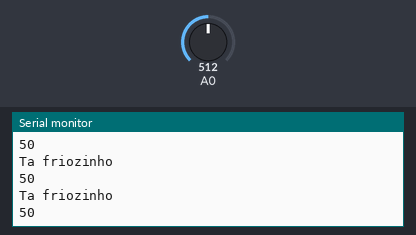
Simulated run of this sketch. Board: Arduino Uno, built with avr-gcc and run on an emulated ATmega328P. Parts: the last lines printed to the serial monitor. The test bench sets the inputs (shaded band); at power-on: A0 = 512.

Above: at 1.2 s.
1.3 s: A0 set to 1009
At 2.1 s:
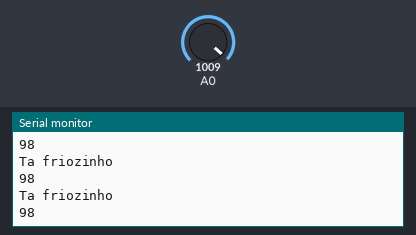
4.3 s: A0 set to 1023
At 5.2 s:
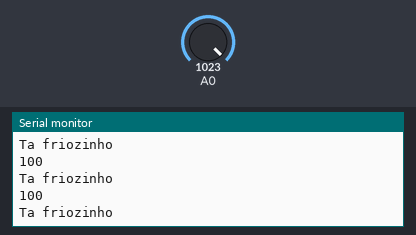
11.8 s: A0 set to 96
At 12.5 s:
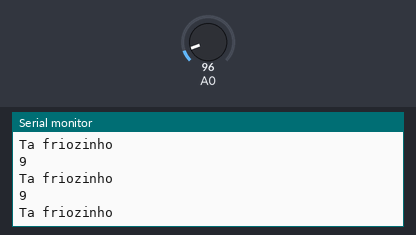
14.8 s: A0 set to 111
At 15.8 s:
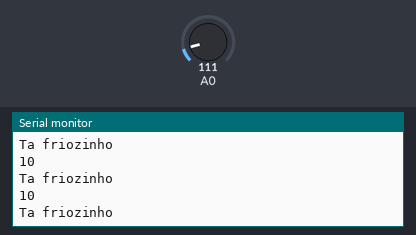
Timing chart, 0 to 17.8 s (numbered marks = the images above; inputs shaded):
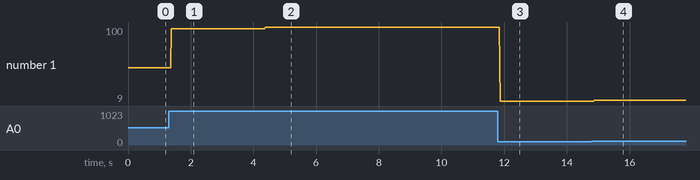

The sketch:

aula_37_potenciometro1.ino
```cpp
/*
Autor:Adryelle Souza
Nome do arquivo:Potenciometro
Data: 14/03/2025
Descrição: Exercicios
*/

void setup()
{
 Serial.begin(9600);
}

void loop()
{
  //EXERCICIO 1

  int volume = analogRead(A0);//READ == LER
  //Serial.println(volume);//print == mostrar

  int resultado = map(volume, 0, 1023, 0, 100);
  Serial.println(resultado);


  //EXERCICIO 2

 int temperatura = 0;
  /*if(resultado >= 0)
  {
  Serial.println("MUITO FRIO");
  }
  if(resultado >=204,6)
  {
  Serial.println("FRIO")*/

  if(temperatura > 30){
    Serial.println("Partiu praia");

  }else if(temperatura <= 30 && temperatura > 24 ){
    Serial.println("Ta gostosinho");

  }else if(temperatura <= 24 && temperatura > 18){
    Serial.println("Ta ok");

  }else{
    Serial.println("Ta friozinho");

  }


}
```

Measured:
- the behaviour switches between 1022 and 1023 on A0 (found by bisection; images 1 and 2)
- after the input at 1.3 s, the serial monitor: prints a new line after 0.09 s (image 1)
- after the input at 4.3 s, the serial monitor: prints a new line after 0.08 s (image 2)
- after the input at 11.8 s, the serial monitor: prints a new line after 0.07 s (image 3)
- after the input at 14.8 s, the serial monitor: prints a new line after 0.08 s (image 4)
- plotted number 1: 50 → 98 after the input at 1.3 s, 98 → 100 after the input at 4.3 s, 100 → 9 after the input at 11.8 s, 9 → 10 after the input at 14.8 s
